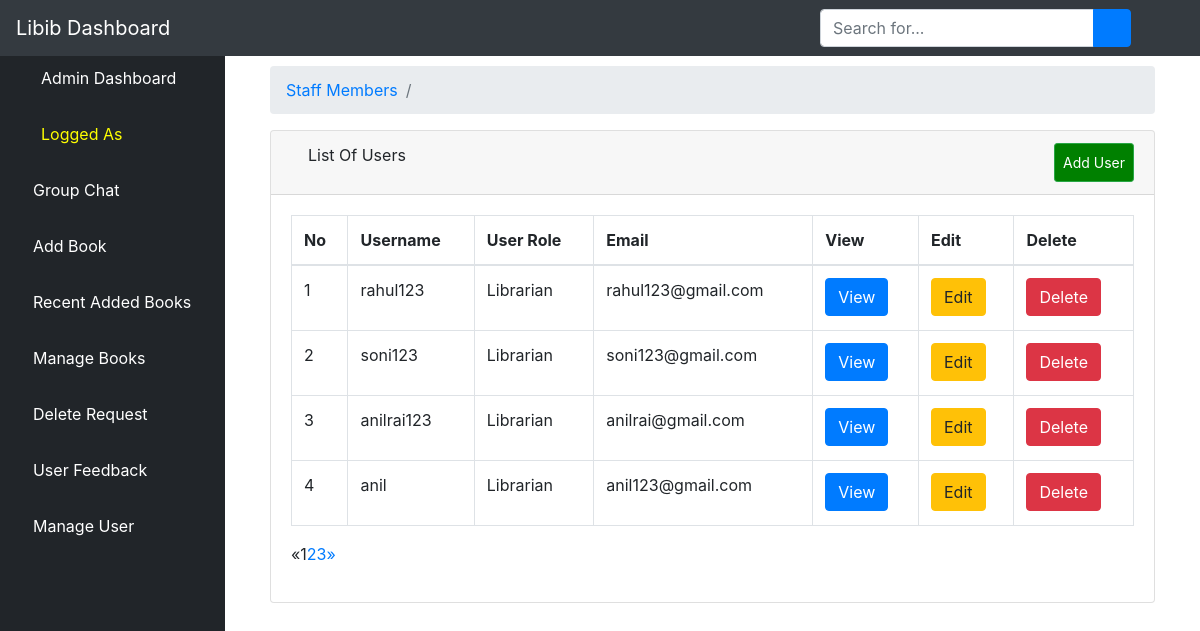
The page /aluser/ on the database its author committed.
### bookstore/models.py (models this page shows)
class User(AbstractUser):
    is_admin = models.BooleanField(default=False)
    is_publisher = models.BooleanField(default=False)
    is_librarian = models.BooleanField(default=False)
    class Meta:
        swappable = 'AUTH_USER_MODEL'

### bookstore/views.py (the view)
# urls.py: path('aluser/', views.ListUserView.as_view(), name='aluser'),
class ListUserView(generic.ListView):
    model = User
    template_name = 'dashboard/list_users.html'
    context_object_name = 'users'
    paginate_by = 4
    def get_queryset(self):
        return User.objects.order_by('-id')

### bookstore/templates/dashboard/list_users.html (shortened to what this page needs)
{% extends 'dashboard/base.html' %}
{% block body %}
        <div class="container-fluid">
        <div class="row">
          <div class="col-12 mb-3">
          <div class="col-12 mb-3">
                <div id="content-wrapper">
        <div class="container-fluid">
            <ol class="breadcrumb">
                <li class="breadcrumb-item">
                    <a href="">Staff Members</a>
                </li>
                <li class="breadcrumb-item active"></li>
            </ol>
            <div class="card mb-3">
                <div class="card-header">
                    <i class="fas fa-table"></i>
                    List Of Users
                    <a  class="btn btn-sm btn-success" href="{% url 'create_user_form' %}" style="padding: 8px; float: right; background-color: green; color: white;">Add User</a>
                </div>
                <div class="card-body">
                    <div class="table-responsive">
                        <table class="table table-bordered" id="dataTable" width="100%" cellspacing="0">
                            <thead>
                            <tr>
                                <th>No</th>
                                <th>Username</th>
                                <th>User Role</th>
                                <th>Email</th>
                                <th>View</th>
                                <th>Edit</th>
                                <th>Delete</th>
                            </tr>
                            </thead>
                            <tbody>
                        {% if users %}
                            {% for user in users %}
                                <tr>
                                    <td>{{ forloop.counter }}</td>
                                    <td>{{ user.username }}</td>
                                    <td>{% if user.is_publisher == True %}
                                      <p>Publisher</p>
                                    {% elif user.is_admin == True %}
                                      <p>Admin</p>
                                    {% else %}
                                    <p>Librarian</p>
                                      {% endif %}
                                    </td>
                                    <td>{{ user.email }}</td>
                                    <td>
                <a href="{% url 'alvuser' user.pk %}"><button type="button" class="btn btn-primary"> View</button></a>
                 </td>
                <td>
                <a href="{% url 'aeuser' user.pk %}"><button type="button" class="btn btn-warning"> Edit</button></a>
        </td>
        <td>
          <a href="{% url 'aduser' user.pk %}"><button type="button" class="btn btn-danger"> Delete</button></a></td>
                                </tr>
                            {% endfor %}
                        {% endif %}
                            </tbody>
                        </table>
                          {% if is_paginated %}
  <ul class="pagination">
    {% if page_obj.has_previous %}
      <li><a href="?page={{ page_obj.previous_page_number }}">&laquo;</a></li>
    {% else %}
      <li class="disabled"><span>&laquo;</span></li>
    {% endif %}
    {% for i in paginator.page_range %}
      {% if page_obj.number == i %}
        <li class="active"><span>{{ i }} <span class="sr-only">(current)</span></span></li>
      {% else %}
        <li><a href="?page={{ i }}">{{ i }}</a></li>
      {% endif %}
    {% endfor %}
    {% if page_obj.has_next %}
      <li><a href="?page={{ page_obj.next_page_number }}">&raquo;</a></li>
    {% else %}
      <li class="disabled"><span>&raquo;</span></li>
    {% endif %}
  </ul>
{% endif %}
                    </div>
                </div>
            </div>
        </div>
    </div>
          </div>
        </div>
      </div>
    </div>
{% endblock %}

### static/css/master.css (style rules this page uses)
html { scroll-behavior: smooth; }
li { list-style-type: none; }

### bookstore/templates/dashboard/base.html (style rules this page uses)
body { display: flex; flex-direction: column; min-height: 100vh; }

### rows shown on the page
User: username "rahul123", is_publisher "Librarian", email "rahul123@gmail.com"
User: username "soni123", is_publisher "Librarian", email "soni123@gmail.com"
User: username "anilrai123", is_publisher "Librarian", email "anilrai@gmail.com"
User: username "anil", is_publisher "Librarian", email "anil123@gmail.com"

### other values the page prints
{{ i }} "1"
{{ i }} "2" "3"
